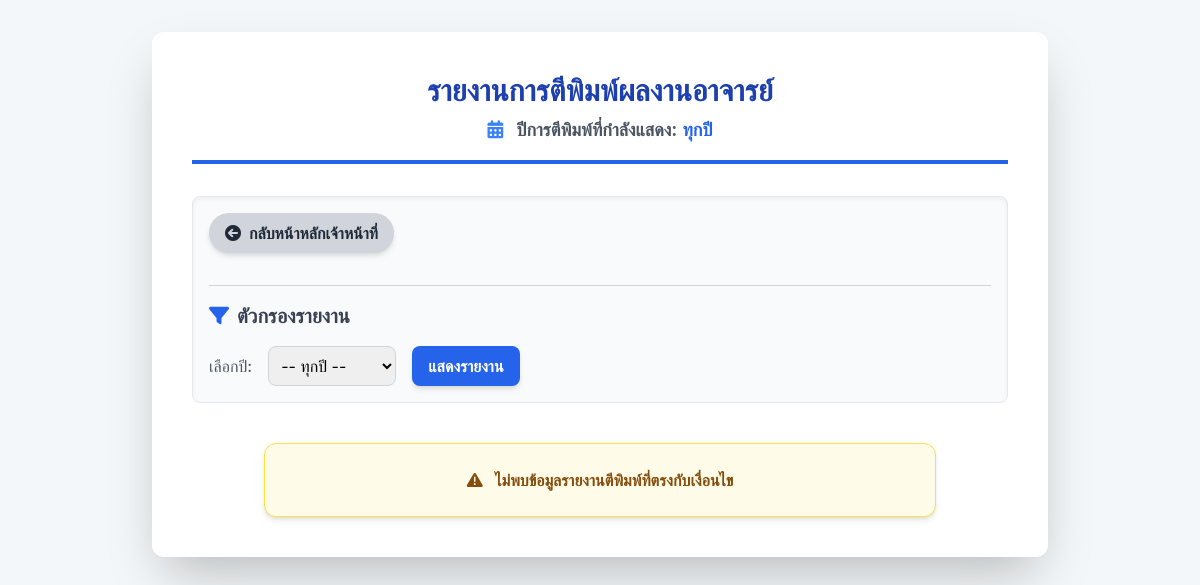
The page /dowload_report.php on the database as committed earlier.
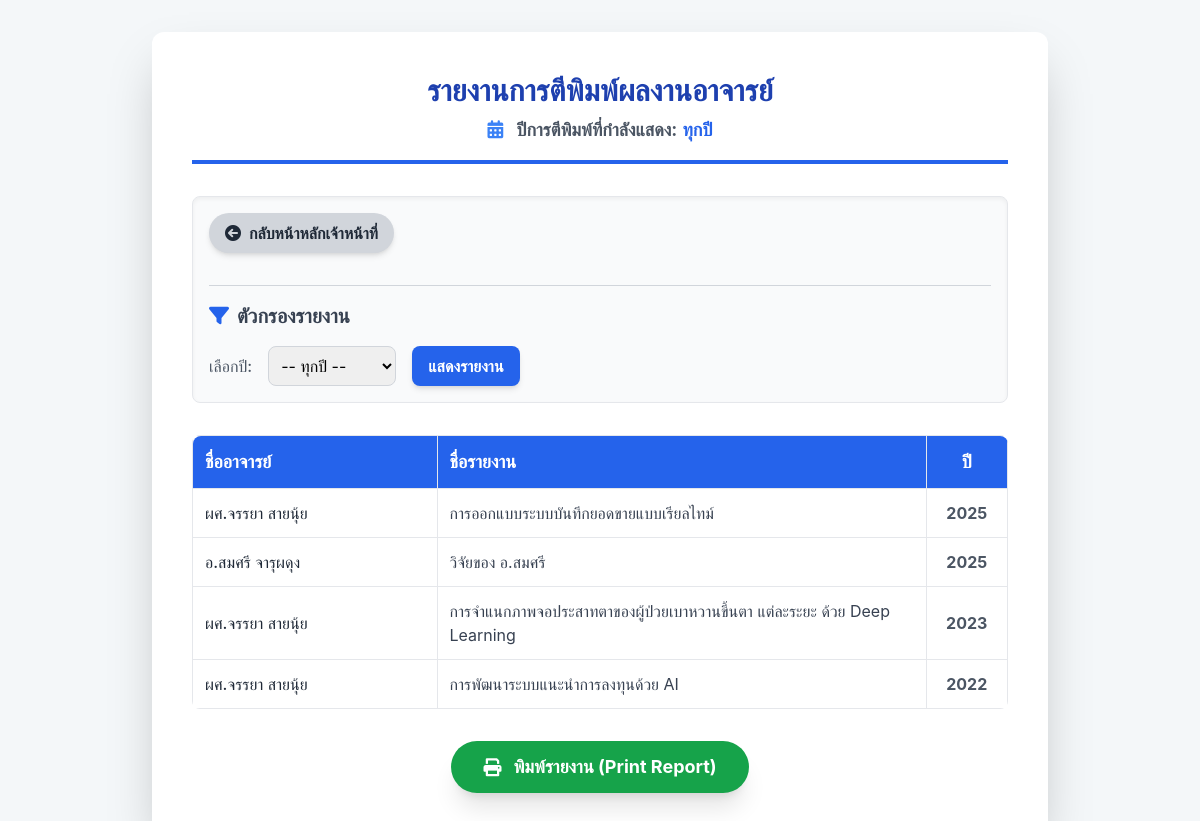
The same page on the database as committed later.
### tables this page shows
CREATE TABLE `Publication` (
  `Pub_id` int(11) NOT NULL,
  `title` varchar(255) DEFAULT NULL,
  `publish_year` year(4) DEFAULT NULL,
  `journal` varchar(255) DEFAULT NULL,
  `type` varchar(100) DEFAULT NULL,
  `file_path` varchar(255) DEFAULT NULL,
  `visibility` varchar(50) DEFAULT NULL,
  `status` varchar(50) DEFAULT 'Waiting',
  `Manual` text DEFAULT NULL,
  `Author_id` int(11) DEFAULT NULL
);

CREATE TABLE `User` (
  `User_id` int(11) NOT NULL,
  `first_name` varchar(100) DEFAULT NULL,
  `last_name` varchar(100) DEFAULT NULL,
  `Username` varchar(50) DEFAULT NULL,
  `Password` varchar(255) DEFAULT NULL,
  `email` varchar(100) DEFAULT NULL,
  `tel` varchar(20) DEFAULT NULL,
  `role` varchar(50) DEFAULT NULL,
  `Department` varchar(100) DEFAULT NULL,
  `status` varchar(50) DEFAULT NULL,
  `avatar` varchar(255) DEFAULT NULL
);

### dowload_report.php (the view, shortened to what the changed rows need)
<?php
function fetchPublications($year) {
    $conn = new mysqli(DB_SERVER, DB_USERNAME, DB_PASSWORD, DB_NAME);
    $sql = "
        SELECT
            p.title,
            p.publish_year,
            u.first_name,
            u.last_name
        FROM Publication p
        JOIN User u ON p.Author_id = u.User_id
    ";
    $sql .= " ORDER BY p.publish_year DESC, p.title ASC";
    $stmt = $conn->prepare($sql);
    $data = [];
    if ($stmt->execute()) {
        $result = $stmt->get_result();
        while ($row = $result->fetch_assoc()) {
            $data[] = $row;
        }
    } else {
        error_log("Execute failed: " . $stmt->error);
    }
    return $data;
}
$raw_year = $_GET['year'] ?? 'all';
$selected_year = 'all';
if ($raw_year !== 'all') {
    $selected_year = filter_var($raw_year, FILTER_SANITIZE_NUMBER_INT);
} else {
    $selected_year = 'all';
}
$data = fetchPublications($selected_year);
if ($data === false) {
     $report_content = '<div class="p-6 bg-red-100 border border-red-400 rounded-xl text-red-800 shadow-md max-w-2xl mx-auto mt-10">
        <p class="font-semibold text-center"><i class="fas fa-database mr-2"></i> ไม่สามารถเชื่อมต่อฐานข้อมูลได้ หรือมีข้อผิดพลาดในการดึงข้อมูล</p>
    </div>';
    $data_found = false;
} elseif (count($data) == 0) {
    $report_content = '<div class="p-6 bg-yellow-50 border border-yellow-300 rounded-xl text-yellow-800 shadow-md max-w-2xl mx-auto mt-10">
        <p class="font-semibold text-center"><i class="fas fa-exclamation-triangle mr-2"></i> ไม่พบข้อมูลรายงานตีพิมพ์ที่ตรงกับเงื่อนไข</p>
    </div>';
    $data_found = false;
} else {
    $data_found = true;
}
?>
<!DOCTYPE html>
<html lang="th">
<head>
    <script src="https://cdn.tailwindcss.com"></script>
    <link rel="stylesheet" href="https://cdnjs.cloudflare.com/ajax/libs/font-awesome/6.0.0-beta3/css/all.min.css">
</head>
<body class="p-4 sm:p-8">
    <div class="max-w-4xl mx-auto bg-white p-6 sm:p-10 rounded-xl shadow-2xl print-area">
        <header class="mb-8 pb-4 border-b-4 border-blue-600">
            <h1 class="text-3xl font-extrabold text-blue-800 text-center mb-2">รายงานการตีพิมพ์ผลงานอาจารย์</h1>
        </header>
        <section class="mb-8 p-4 bg-gray-50 border border-gray-200 rounded-lg shadow-inner no-print">
            <h2 class="text-xl font-bold text-gray-700 mb-4 flex items-center mt-4 pt-4 border-t border-gray-300">
                <i class="fas fa-filter mr-2 text-blue-600"></i> ตัวกรองรายงาน
            </h2>
        </section>
        <?php if($data_found): ?>
            <div class="overflow-x-auto">
                <table class="report-table min-w-full text-left text-base rounded-lg overflow-hidden">
                    <thead>
                        <tr class="bg-blue-600 text-white text-lg shadow-md">
                            <th class="p-3 w-1/4 rounded-tl-lg">ชื่ออาจารย์</th>
                            <th class="p-3 w-2/4">ชื่อรายงาน</th>
                            <th class="p-3 w-1/12 text-center rounded-tr-lg">ปี</th>
                        </tr>
                    </thead>
                    <tbody>
                        <?php foreach($data as $row): ?>
                        <tr class="bg-white border-b border-gray-100 hover:bg-blue-50 transition-colors duration-150">
                            <td class="p-3 font-medium text-gray-800">
                                <?= htmlspecialchars($row['first_name']." ".$row['last_name']) ?>
                            </td>
                            <td class="p-3 text-gray-700">
                                <?= htmlspecialchars($row['title']) ?>
                            </td>
                            <td class="p-3 text-center font-bold text-gray-600">
                                <?= htmlspecialchars($row['publish_year']) ?>
                            </td>
                        </tr>
                        <?php endforeach; ?>
                    </tbody>
                </table>
            </div>
            <div class="mt-8 text-center no-print">
                <button onclick="window.print()"
                        class="bg-green-600 text-white py-3 px-8 rounded-full font-bold text-lg
                               hover:bg-green-700 transition-colors duration-200 shadow-xl flex items-center justify-center mx-auto">
                    <i class="fas fa-print mr-3"></i>
                    พิมพ์รายงาน (Print Report)
                </button>
            </div>
        <?php else: ?>
            <?= $report_content; ?>
        <?php endif; ?>
    </div>
</body>
</html>

Rows that differ between the two databases and show on the page:
added publication: Author.last_name "ผศ.จรรยา สายนุ้ย", title "การออกแบบระบบบันทึกยอดขายแบบเรียลไทม์", publish_year "2025"
added publication: Author.last_name "อ.สมศรี จารุผดุง", title "วิจัยของ อ.สมศรี", publish_year "2025"
added publication: Author.last_name "ผศ.จรรยา สายนุ้ย", title "การจำแนกภาพจอประสาทตาของผู้ป่วยเบาหวานขึ้นตา แต่ละระยะ ด้วย Deep Learning", publish_year "2023"
added publication: Author.last_name "ผศ.จรรยา สายนุ้ย", title "การพัฒนาระบบแนะนำการลงทุนด้วย AI", publish_year "2022"
Other text that changed with them:
text no longer shown: "ไม่พบข้อมูลรายงานตีพิมพ์ที่ตรงกับเงื่อนไข"
text now shown: "ชื่ออาจารย์ ชื่อรายงาน ปี พิมพ์รายงาน (Print Report)"
